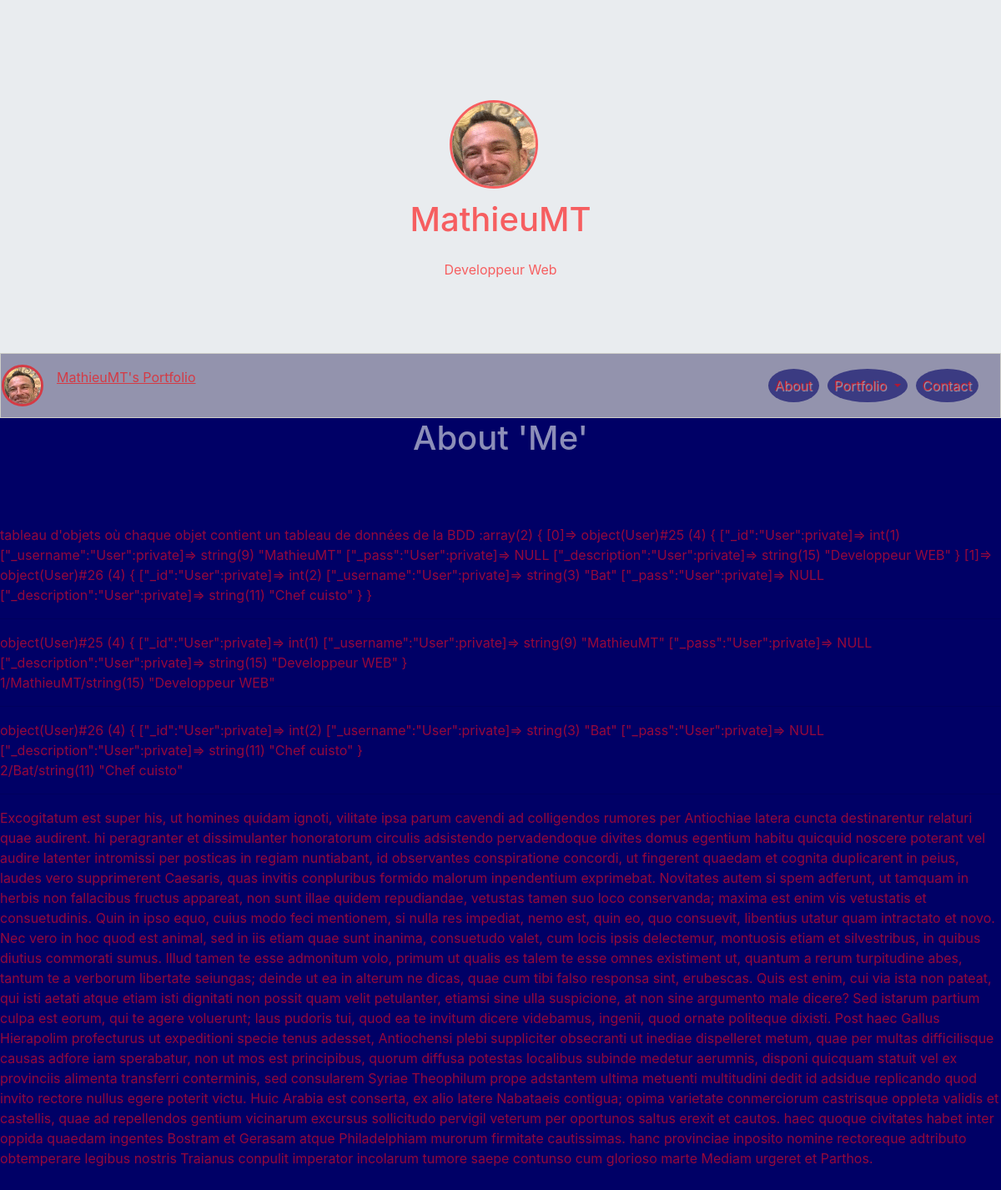
Before: / with the older database file.
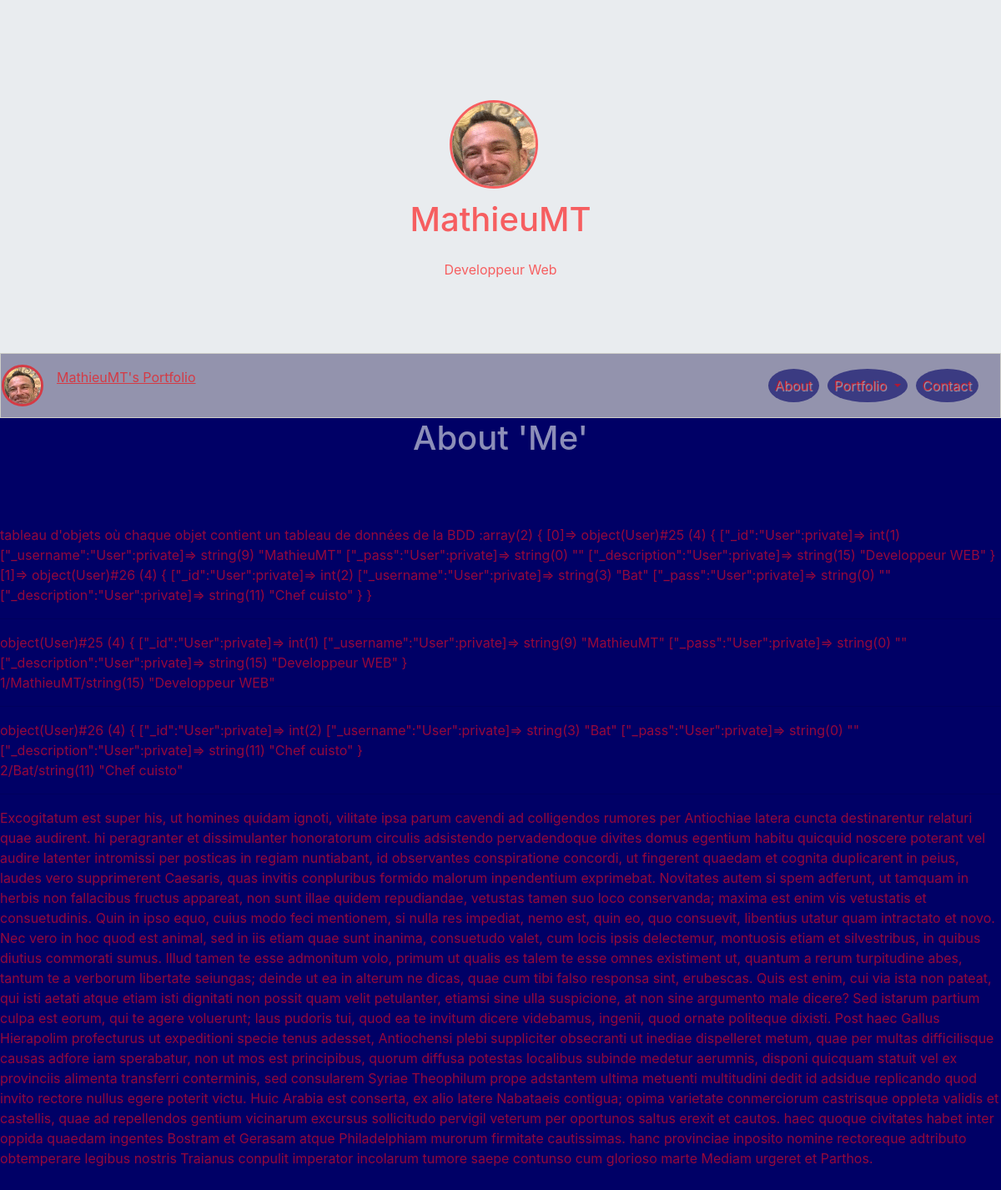
After: the same page with the newer database file.
### tables this page shows
CREATE TABLE `users` (
  `id` int(11) NOT NULL,
  `username` varchar(255) NOT NULL,
  `pass` text NOT NULL,
  `description` longtext NOT NULL
);

### Controllers/Frontend/UserController.php (called while the page is built)
<?php
require_once 'Models/Frontend/User.php';
require_once 'Views/ViewFrontEnd.php';
class UserController {
    private $_user;
    public function __construct(){
        $this->_user = new UserManager();
    }
    public function aboutUser() {
        $aboutUser = $this->_user->getUserDescription();
        $view = new ViewFrontEnd('aboutView');
        $view->generate(array('aboutUser' => $aboutUser));
    }
}

### index.php (called while the page is built, shortened)
<?php
require 'Controllers/Rooter.php';
$rooter = new Rooter();
$rooter->rooterRequest();

### Models/Frontend/UserManager.php (called while the page is built)
<?php
require_once 'Models/Frontend/User.php';
require_once 'Models/Model.php';
class UserManager extends Model{
    public function getUserDescription() {
        $users = [];
        $sql = "SELECT * FROM users";
        $aboutUser = $this->executeRequest($sql);
        foreach ($aboutUser as $oneUser) {
            $user = new User($oneUser);
            $users[] = $user;
        }
        return $users;
    }
}

### Models/Model.php (called while the page is built)
<?php
class Model {
    private $db;
    protected function executeRequest($sql, $params = null) {
       if ($params == null) {
            $result = $this->dbConnect()->query($sql);
        }
        else {
            $result = $this->dbConnect()->prepare($sql);
            $result->execute($params);
        }
        return $result;
    }
    private function dbConnect() {
        if ($this->db == null) {
            $this->db = new PDO('mysql:host=localhost; dbname=myPortfolio;charset=utf8', 'root', 'root', array(PDO::ATTR_ERRMODE => PDO::ERRMODE_EXCEPTION));
        }
        return $this->db;
    }
}

### Models/Frontend/User.php (called while the page is built, shortened)
<?php
require_once 'Models/Frontend/UserManager.php';
require_once 'Views/ViewFrontEnd.php';
class User {
    private $_id,$_username,$_pass,$_description;
    public function hydrate(array $data) {
        foreach ($data as $key => $value) {
            $method = 'set' . ucfirst($key);
        }
    }
    public function id() { return $this->_id; }
    public function username() { return $this->_username;}
    public function description() { return $this->_description;}
    public function setId($id) {
        $id = (int) $id;
        if ($id > 0) {
            $this->_id = $id;
        }
    }
    public function setUsername($username) {
        if(is_string($username)) {
            $this->_username = $username;
        }
    }
    public function setDescription($description) {
        if (is_string($description)) {
            $this->_description = $description;
        }
    }
}

### Views/Frontend/aboutView.php (the view, shortened to what this page needs)
<h1 class="text-center titlePage"><?= $this->title = 'About \'Me\'' ?></h1>
<br/>
<br/>
<br/>
<?php
echo 'tableau d\'objets où chaque objet contient un tableau de données de la BDD :';
var_dump($aboutUser);
echo '<hr>';
foreach ($aboutUser as $eachUser): ?>
<?php var_dump($eachUser); ?>
<fieldset>
    <article>
            <?= $eachUser->id(); ?>/<?= $eachUser->username(); ?>/<?php var_dump($eachUser->description()); ?>
    </article>
</fieldset>
    <hr />
<?php endforeach; ?>
<p>
Excogitatum est super his, ut homines quidam ignoti, vilitate ipsa parum cavendi ad colligendos rumores per Antiochiae latera cuncta destinarentur relaturi quae audirent. hi peragranter et dissimulanter honoratorum circulis adsistendo pervadendoque divites domus egentium habitu quicquid noscere poterant vel audire latenter intromissi per posticas in regiam nuntiabant, id observantes conspiratione concordi, ut fingerent quaedam et cognita duplicarent in peius, laudes vero supprimerent Caesaris, quas invitis conpluribus formido malorum inpendentium exprimebat.
Novitates autem si spem adferunt, ut tamquam in herbis non fallacibus fructus appareat, non sunt illae quidem repudiandae, vetustas tamen suo loco conservanda; maxima est enim vis vetustatis et consuetudinis. Quin in ipso equo, cuius modo feci mentionem, si nulla res impediat, nemo est, quin eo, quo consuevit, libentius utatur quam intractato et novo. Nec vero in hoc quod est animal, sed in iis etiam quae sunt inanima, consuetudo valet, cum locis ipsis delectemur, montuosis etiam et silvestribus, in quibus diutius commorati sumus.
Illud tamen te esse admonitum volo, primum ut qualis es talem te esse omnes existiment ut, quantum a rerum turpitudine abes, tantum te a verborum libertate seiungas; deinde ut ea in alterum ne dicas, quae cum tibi falso responsa sint, erubescas. Quis est enim, cui via ista non pateat, qui isti aetati atque etiam isti dignitati non possit quam velit petulanter, etiamsi sine ulla suspicione, at non sine argumento male dicere? Sed istarum partium culpa est eorum, qui te agere voluerunt; laus pudoris tui, quod ea te invitum dicere videbamus, ingenii, quod ornate politeque dixisti.
Post haec Gallus Hierapolim profecturus ut expeditioni specie tenus adesset, Antiochensi plebi suppliciter obsecranti ut inediae dispelleret metum, quae per multas difficilisque causas adfore iam sperabatur, non ut mos est principibus, quorum diffusa potestas localibus subinde medetur aerumnis, disponi quicquam statuit vel ex provinciis alimenta transferri conterminis, sed consularem Syriae Theophilum prope adstantem ultima metuenti multitudini dedit id adsidue replicando quod invito rectore nullus egere poterit victu.
Huic Arabia est conserta, ex alio latere Nabataeis contigua; opima varietate conmerciorum castrisque oppleta validis et castellis, quae ad repellendos gentium vicinarum excursus sollicitudo pervigil veterum per oportunos saltus erexit et cautos. haec quoque civitates habet inter oppida quaedam ingentes Bostram et Gerasam atque Philadelphiam murorum firmitate cautissimas. hanc provinciae inposito nomine rectoreque adtributo obtemperare legibus nostris Traianus conpulit imperator incolarum tumore saepe contunso cum glorioso marte Mediam urgeret et Parthos.
</p>

### Views/template.php (shortened to what this page needs)
<!DOCTYPE>
<html>
    <head>
        <link rel="stylesheet" href="https://maxcdn.bootstrapcdn.com/bootstrap/4.0.0/css/bootstrap.min.css">
        <link rel="stylesheet" href="https://stackpath.bootstrapcdn.com/bootstrap/4.3.1/css/bootstrap.min.css">
        <link rel="stylesheet" href="https://stackpath.bootstrapcdn.com/bootstrap/4.3.1/css/bootstrap.min.css">
        <link rel="stylesheet" href="https://maxcdn.bootstrapcdn.com/font-awesome/4.7.0/css/font-awesome.min.css">
        <link rel="stylesheet" href="https://cdnjs.cloudflare.com/ajax/libs/animate.css/3.7.0/animate.min.css">
        <link rel="stylesheet" href="https://use.fontawesome.com/releases/v5.5.0/css/all.css">
        <link rel="stylesheet" href="https://cdnjs.cloudflare.com/ajax/libs/baguettebox.js/1.11.0/baguetteBox.min.css" />
        <link rel="stylesheet" href="Content/CSS/style.css" />
    </head>
    <body>
        <?php
            include 'Frontend/navbarView.php';
        ?>
                    <div id="content">
                            <?= $content ?>
                            <br />
                            <br />
                            <br />
                    </div>
    </body>
</html>

### Views/Frontend/navbarView.php (shortened to what this page needs)
            <div class="jumbotron text-center">
                <a class="navbar-brand offset"><img src="Content/img/portrait.png"></a>
                <h1><?= $this->title = '<span class="navbar-text">MathieuMT</span>' ?></h1>
                <p><span class="navbar-text">Developpeur Web</span></p>
            </div>
<nav class="navbar sticky-top navbar-expand-sm">
    <div class="row mr-auto">
        <a class="navbar-brand"><img src="Content/img/portrait_min.png"></a>
        <span class="navbar-text"><u>MathieuMT's Portfolio</u></span>
    </div>
    <div class="collapse navbar-collapse" id="collapse_target">
            <div class="row ml-auto">
                <ul class="navbar-nav col-md-12">
                    <li class="nav-item">
                        <a class="nav-link" href="index.php?action=about">About</a>
                    </li>
                    <li class="nav-item dropdown">
                        <a class="nav-link dropdown-toggle" data-toggle="dropdown" data-target="dropdown_target" href="#">
                        Portfolio
                        </a>
                    </li>
                    <li class="nav-item">
                        <a class="nav-link" href="index.php?action=contact">Contact</a>
                    </li>
                </ul>
        </div>
    </div>
</nav>

### Controllers/Rooter.php (shortened to what this page needs)
<?php
require_once 'Controllers/Frontend/UserController.php';
require_once 'Views/ViewFrontEnd.php';
class Rooter {
    private $_userCtrl;
    private $_workCtrl;
    private $_certificateCtrl;
    private $_contactCtrl;
    private $_privateFormsCtrl;
    public function __construct (){
        $this->_userCtrl = new UserController();
        $this->_workCtrl = new WorkController();
        $this->_certificateCtrl = new CertificateController();
        $this->_contactCtrl = new ContactController();
        $this->_privateFormsCtrl = new PrivateFormsController();
    }
    public function rooterRequest() {
        try {
            if (isset($_GET['action'])) {
               if ($_GET['action'] == 'about') {
                    $this->_userCtrl->aboutUser();
                }
                elseif ($_GET['action'] == 'certificates') {
                   $this->_certificateCtrl->aboutCertificate();
               }
                elseif ($_GET['action'] == 'works') {
                    $this->_workCtrl->aboutWork();
               }
                elseif ($_GET['action'] == 'contact') {
                    $this->_contactCtrl->Contact();
                }
                else if ($_GET['action'] == 'showPrivateForms') {
                    $this->_privateFormsCtrl->showPrivateForms();
                }
                else if ($_GET['action'] == 'registration') {
                    $usernameRegistered = $this->getParameter($_POST, 'usernameRegistered');
                    $passRegistered = $this->getParameter($_POST, 'passRegistered');
                    $checkPassRegistered = $this->getParameter($_POST, 'checkPassRegistered');
                    $this->_privateFormsCtrl->newUserRegistration($usernameRegistered, $passRegistered, $checkPassRegistered);
                }
                else
                   throw new Exception ('Pour la sécurité du site, vous ne pouvez pas modifier les paramètres de l\'url !');
            } else {
                $this->_userCtrl->aboutUser();
            }
        }
        catch (Exception $e) {
            $this->error($e->getMessage());
        }
    }
}

### Views/ViewFrontEnd.php (shortened to what this page needs)
<?php
class ViewFrontEnd {
    private $file;
    private $title;
    public function __construct($action) {
        $this->file = "Views/Frontend/" . $action . ".php";
    }
    public function generate($data) {
        $content = $this->generateFile($this->file, $data);
        $view = $this->generateFile('Views/template.php', array('title' => $this->title, 'content' => $content));
        echo $view;
    }
    private function generateFile($file, $data) {
        if (file_exists($file)) {
            extract($data);
            require $file;
            return ob_get_clean();
        }
        else {
            throw new Exception("Fichier '$file' introuvable");
        }
    }
}

### Content/CSS/style.css (style rules this page uses)
body { margin: 0; padding: 0; background-color: rgba(0,0,102,1); }
.jumbotron { margin-top: 0; margin-bottom: 0; border-radius: 0; }
.navbar { position: sticky; border: 1px solid rgba(245,245,220,0.6); background-color: rgba(245,245,220,0.6); }
.offset { margin-top: 51px; }
.navbar-brand img { border: 3px solid rgba(255,0,0,0.6); border-radius: 50%; cursor: pointer; }
.navbar-text { color: rgba(255,0,0,0.6); }
.nav-link { color: rgba(255,0,0,0.6); text-shadow: 1px 1px 1px rgba(245,245,220,0.6); text-align: center; border-top: 1px solid rgba(245,245,220,0.6); background-color: rgba(0,0,102,0.6); border-radius: 0; margin-right: 10px; }
#content { color: rgba(248,13,32,0.6); }
.titlePage { color: rgba(233,236,239,0.6); }
@media screen and (min-width: 576px) { .nav-link { border: none; border-radius: 50%; } }

Changed rows visible on the page:
changed users "MathieuMT": value "…[\"_username\":\"User\":private]=> string(9) \"MathieuMT\" [\"_pass\":\"User\":private]=> NULL [\"_description\":\"User\":private]=> string(15) \"Developpeur WEB\"…" → "…[\"_username\":\"User\":private]=> string(9) \"MathieuMT\" [\"_pass\":\"User\":private]=> string(0) \"\" [\"_description\":\"User\":private]=> string(15) \"Developpeur WEB\"…"
changed users "Bat": value "…[\"_username\":\"User\":private]=> string(3) \"Bat\" [\"_pass\":\"User\":private]=> NULL [\"_description\":\"User\":private]=> string(11) \"Chef cuisto\"…" → "…[\"_username\":\"User\":private]=> string(3) \"Bat\" [\"_pass\":\"User\":private]=> string(0) \"\" [\"_description\":\"User\":private]=> string(11) \"Chef cuisto\"…"
Other visible differences:
$content: "…[\"_username\":\"User\":private]=> string(9) \"MathieuMT\" [\"_pass\":\"User\":private]=> NULL [\"_description\":\"User\":private]=> string(15) \"Developpeur WEB\" } [1]=> object(User)#26 (4) { [\"_id\":\"User\":private]=> int(2) [\"_username\":\"User\":private]=> string(3) \"Bat\" [\"_pass\":\"User\":private]=> NULL [\"_description\":\"User\":private]=> string(11) \"Chef cuisto\"…" → "…[\"_username\":\"User\":private]=> string(9) \"MathieuMT\" [\"_pass\":\"User\":private]=> string(0) \"\" [\"_description\":\"User\":private]=> string(15) \"Developpeur WEB\" } [1]=> object(User)#26 (4) { [\"_id\":\"User\":private]=> int(2) [\"_username\":\"User\":private]=> string(3) \"Bat\" [\"_pass\":\"User\":private]=> string(0) \"\" [\"_description\":\"User\":private]=> string(11) \"Chef cuisto\"…"
